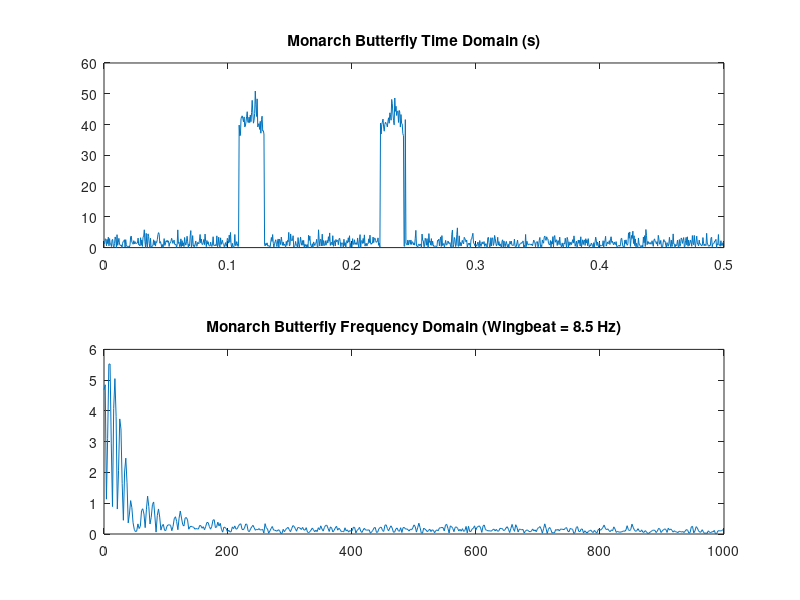
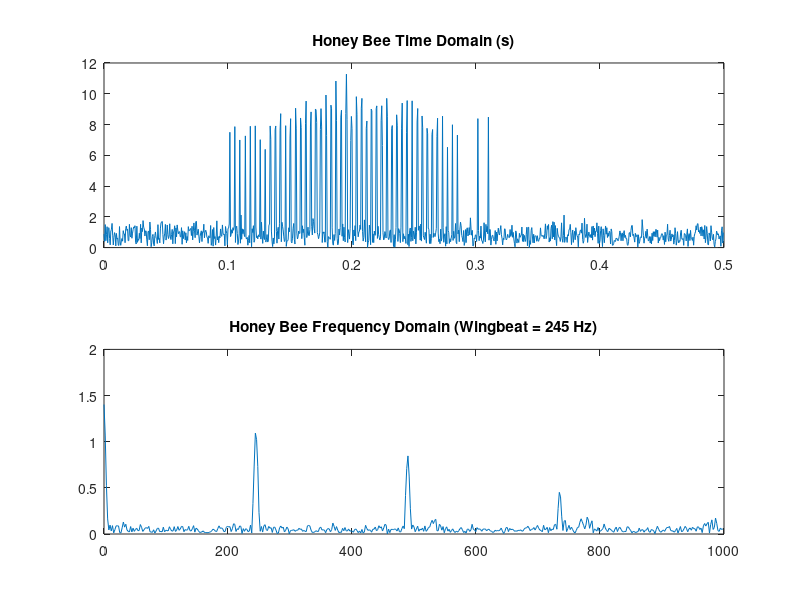

These figures' MATLAB source, in order:
%% Initiate Variables (wing freq and length)
% Two different bugs simulated (values can be changed)
m_butter = 8.5; % frequency Hz
m_butter_wing = 47.5; %length mm
h_bee = 245; % frequency Hz
h_bee_wing = 8; %length mm

x = 0.0005:.0005:0.5; %seconds
t =  0.0005:.0005:0.5; %used in gaussian filter

%% Create sinusoidal wave and add noise
% Monarch Butter Fly
y_m_butter = m_butter_wing*cos(2*pi*m_butter*x); 
% Gaussian filter used to limit amount of time "bug" is in the snapshot
gaussian_fn = gaussmf(t,[0.1 0.175]);
y_m_butter = y_m_butter(1:1000).*gaussian_fn(1:1000);
a=abs(randn(1,1000)*2);
y_m_buttern = y_m_butter+a;
% Introduce noise into simulation
a_noise = (y_m_buttern(1:1000).*(y_m_buttern(1:1000)>(m_butter_wing*.75)))+a(1:1000);
plot(t, a_noise);
a_fft = fft(a_noise);

% Honey Bee
y_h_bee = h_bee_wing*cos(2*pi*h_bee*x); % cosine function
gaussian_fn = gaussmf(t,[0.1 0.2]);
y_h_bee = y_h_bee(1:1000).*gaussian_fn;
a=abs(randn(1,1000).^(.6));
y_h_been = y_h_bee+a;
b_noise = (y_h_been(1:1000).*(y_h_been(1:1000)>(h_bee_wing*.75)))+a(1:1000); % add noise
plot(t, b_noise);
b_fft = fft(b_noise);

% hold on, plot(y_h_bee);
% plot(b_noise)
% plot(y_m_butter);
% plot(a_noise)

%% FFT
Fs = 2000;                    % Sampling frequency
T = 1/Fs;                     % Sampling period
L = 1000;                     % Length of signal
t = (0:L-1)*T;                % Time vector
x1 = 1.3*cos(2*pi*175*t);          % First row wave
x2 = a_noise;         % Second row wave
x3 = b_noise;         % Third row wave
X = [x1; x2; x3];

% for i = 1:3
%     subplot(3,1,i)
%     plot(t(1:1000),X(i,1:1000))
%     title(['Row ',num2str(i),' in the Time Domain'])
% end

n = 2^nextpow2(L);
dim = 2;
Y = fft(X,n,dim);
P2 = abs(Y/n);
P1 = P2(:,1:n/2+1);
P1(:,2:end-1) = 2*P1(:,2:end-1);

% for i=1:3
%     subplot(3,1,i)
%     plot(0:(Fs/n):(Fs/2-Fs/n),P1(i,1:n/2))
%     title(['Row ',num2str(i), ' in the Frequency Domain'])
% end
figure(1)
subplot(2,1,1),plot(t(1:1000),abs(X(2,1:1000)))
title('Monarch Butterfly Time Domain (s)'); %ylim([0 60]);
subplot(2,1,2),plot(0:(Fs/n):(Fs/2-Fs/n),P1(2,1:n/2));
title('Monarch Butterfly Frequency Domain (Wingbeat = 8.5 Hz)');

figure(2)
subplot(2,1,1),plot(t(1:1000),abs(X(3,1:1000)))
title('Honey Bee Time Domain (s)'); %ylim([0 60]); 
subplot(2,1,2),plot(0:(Fs/n):(Fs/2-Fs/n),P1(3,1:n/2))
title('Honey Bee Frequency Domain (Wingbeat = 245 Hz)')
